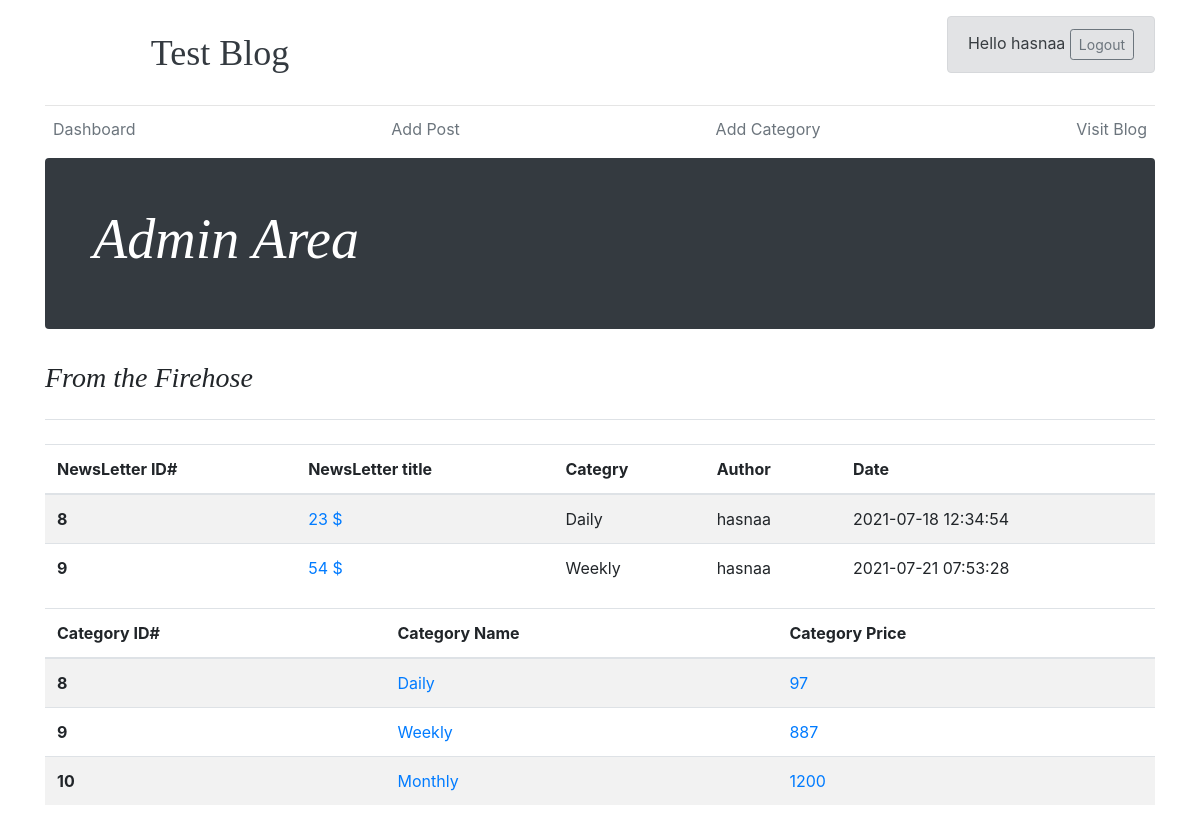
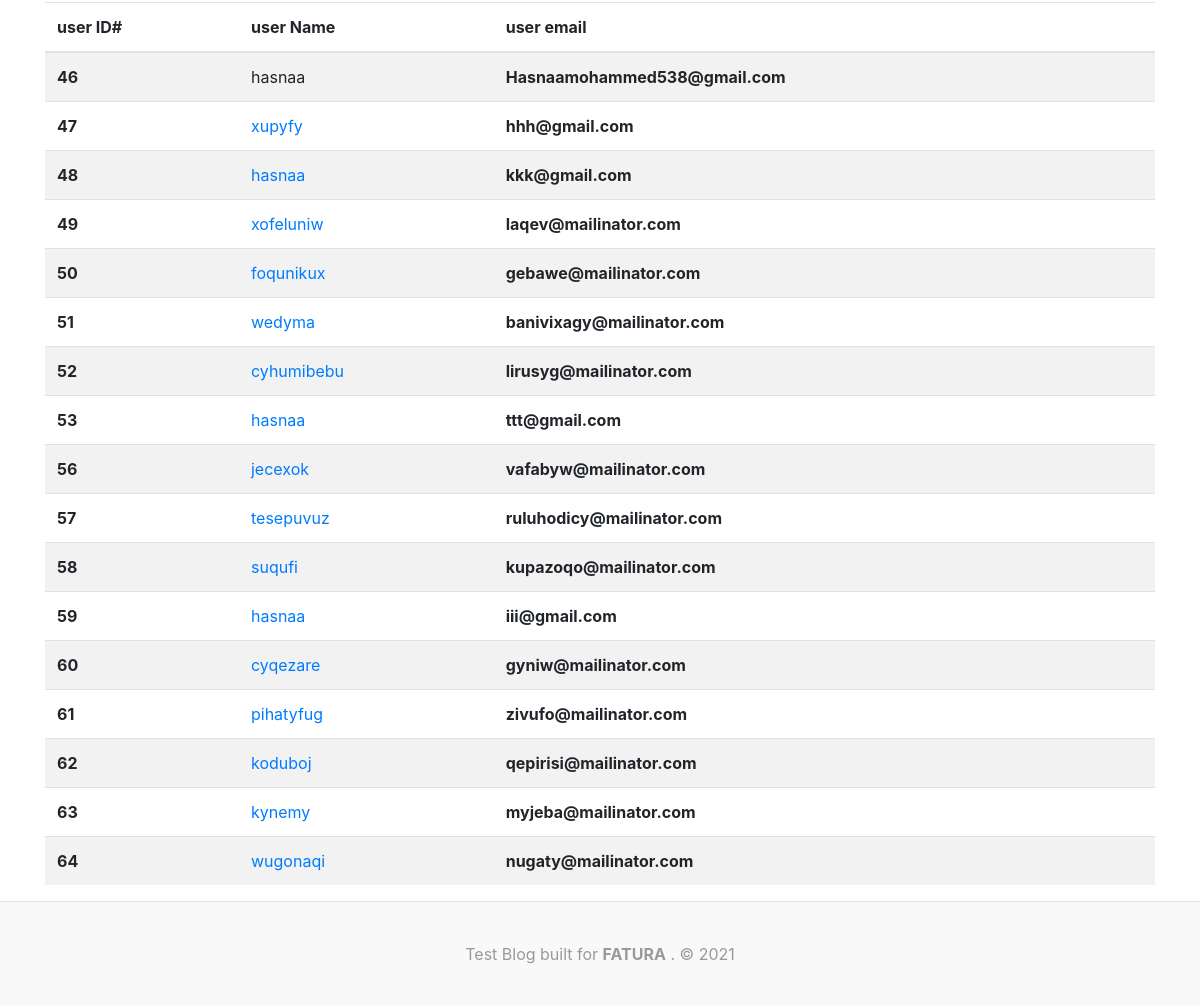
The page /admin/index.php (signed in) on the database its author committed (2 pictures, top to bottom).
### tables this page shows
CREATE TABLE `posts` (
  `id` int(11) NOT NULL,
  `category_id` int(11) NOT NULL,
  `title` varchar(255) NOT NULL,
  `body` text NOT NULL,
  `user_id` varchar(255) NOT NULL,
  `date` timestamp NOT NULL DEFAULT current_timestamp()
);

CREATE TABLE `category` (
  `id` int(11) NOT NULL,
  `name` varchar(255) NOT NULL,
  `price` int(11) NOT NULL DEFAULT 0
);

CREATE TABLE `users` (
  `id` int(11) NOT NULL,
  `username` varchar(255) NOT NULL,
  `email` text NOT NULL,
  `password` varchar(255) NOT NULL,
  `role` varchar(255) NOT NULL,
  `d` int(11) NOT NULL DEFAULT 0,
  `w` int(11) NOT NULL DEFAULT 0,
  `m` int(11) NOT NULL DEFAULT 0,
  `credit` int(11) NOT NULL DEFAULT 0,
  `cash` int(11) NOT NULL DEFAULT 0,
  `credit_name` text NOT NULL,
  `address` text NOT NULL
);

### library/connection.php (called while the page is built, shortened)
<?php
class Database
{
    public $host = DB_HOST;
    public $user = DB_USER;
    public $password = DB_PASS;
    public $db_name = DB_NAME;
    public $link;
    private function connect()
    {
        $this->link = new mysqli($this->host, $this->user, $this->password, $this->db_name);
    }
    public function select($query)
    {
        $result = $this->link->query($query) or die($this->link->error . __LINE__);
        if ($result->num_rows > 0) {
            return $result;
        } else {
            return false;
        }
    }
}

### admin/index.php (the view, shortened to what this page needs)
<?php
if (isset($_SESSION['role']) && $_SESSION['role'] == 'admin') :
?>
    <?php
    $name = $_SESSION['name'];
    require('include/header.php');
    $query = "SELECT * FROM posts";
    $posts = $db->select($query);
    $query = "SELECT * FROM category";
    $categories = $db->select($query);
    $query = "SELECT * FROM users";
    $users = $db->select($query);
    ?>
    <?php if($posts):?>
    <table class="table table-striped">
        <thead>
            <tr>
                <th scope="col">NewsLetter ID#</th>
                <th scope="col">NewsLetter title</th>
                <th scope="col">Categry</th>
                <th scope="col">Author</th>
                <th scope="col">Date</th>
            </tr>
        </thead>
        <tbody>
            <?php while ($row = $posts->fetch_assoc()) :
                $query = "SELECT * FROM users WHERE id=" . $row['user_id'];
                $user = $db->select($query)->fetch_assoc();
                $query = "SELECT * FROM category WHERE id=" . $row['category_id'];
                $category = $db->select($query)->fetch_assoc();
            ?>
                <tr>
                    <th scope="row"><?php echo $row['id']; ?></th>
                    <td><a href="edit_post.php?id=<?php echo $row['id']; ?>"><?php echo $row['title']; ?></a></td>
                    <td><?php echo $category['name']; ?></td>
                    <td><?php echo $user['username']; ?></td>
                    <td><?php echo $row['date']; ?></td>
                </tr>
            <?php endwhile; ?>
        </tbody>
    </table>
   <?php endif ?>
   <?php if($categories):?>
    <table class="table table-striped">
        <thead>
            <tr>
                <th scope="col">Category ID#</th>
                <th scope="col">Category Name</th>
                <th scope="col">Category Price</th>
            </tr>
        </thead>
        <tbody>
            <?php while ($row = $categories->fetch_assoc()) : ?>
                <tr>
                    <th scope="row"><?php echo $row['id']; ?></th>
                    <td><a href="edit_cat.php?id=<?php echo $row['id']; ?>"><?php echo $row['name']; ?></a></td>
                    <td><a href="edit_cat.php?id=<?php echo $row['id']; ?>"><?php echo $row['price']; ?></a></td>
                </tr>
            <?php endwhile; ?>
        </tbody>
    </table>
    <?php endif ?>
    <table class="table table-striped">
        <thead>
            <tr>
                <th scope="col">user ID#</th>
                <th scope="col">user Name</th>
                <th scope="col">user email</th>
            </tr>
        </thead>
        <tbody>
            <?php while ($row = $users->fetch_assoc()) : ?>
                <tr>
                    <th scope="row"><?php echo $row['id']; ?></th>
                    <td><?php if ($row['role'] == "user") : ?><a href="edit_user.php?id=<?php echo $row['id']; ?>"><?php endif; ?><?php echo $row['username']; ?><?php if ($row['role'] == "user") : ?></a><?php endif; ?></td>
                    <th scope="row"><?php echo $row['email']; ?></th>
                </tr>
            <?php endwhile; ?>
        </tbody>
    </table>
    <?php require('include/footer.php'); ?>
<?php else : ?>
    <div class="danger" style="background-color: darkred; color:aliceblue; width:200px; height:30px;"> <strong>You are not allowed</strong></div>
<?php endif ?>

### admin/include/header.php (shortened to what this page needs)
<?php
require('../library/connection.php');
$db = new Database();
?>
<!doctype html>
<html lang="en">
<html>
<head>
    <link href="../css/blog.css" rel="stylesheet">
    <link href="../css/bootstrap.min.css" rel="stylesheet">
    <link href="../css/bootstrap.css" rel="stylesheet">
</head>
<body>
    <div class="container">
        <header class="blog-header py-3">
            <div class="row flex-nowrap justify-content-between align-items-center">
                <div class="col-4 text-center">
                    <a class="blog-header-logo text-dark" href="index.php">Test Blog</a>
                </div>
                <div class="col-4 d-flex justify-content-end align-items-center">
                    <div class="alert alert-secondary">
                        Hello <?php echo $name; ?>
                        <a class="btn btn-sm btn-outline-secondary" href="logout.php">Logout</a>
                    </div>
                </div>
            </div>
        </header>
        <div class="nav-scroller py-1 mb-2">
            <nav class="nav d-flex justify-content-between">
                <a class="p-2 text-muted" href="index.php">Dashboard</a>
                <a class="p-2 text-muted" href="add_post.php">Add Post</a>
                <a class="p-2 text-muted" href="add_cat.php">Add Category</a>
                <a class="p-2 text-muted pull-right" href="http://localhost:8080/tesst">Visit Blog</a>
            </nav>
        </div>
        <div class="jumbotron p-4 p-md-5 text-white rounded bg-dark">
            <div class="col-md-6 px-0">
                <h1 class="display-4 font-italic">Admin Area</h1>
            </div>
        </div>
    </div>
    <main role="main" class="container">
        <div class="row">
            <div class="col-md-12 blog-main">
                <h3 class="pb-4 mb-4 font-italic border-bottom">
                    From the Firehose
                </h3>

### admin/include/footer.php
</div>
</div>
</main>
<footer class="blog-footer">
    <p>Test Blog built for <strong>FATURA</strong> . &copy 2021</p>
</footer>
</body>
</html>

### css/blog.css (style rules this page uses)
body { background: #eee; }
.container { width: 60%; margin: 0 auto; overflow: auto; }
.blog-header { line-height: 1; border-bottom: 1px solid #e5e5e5; }
.blog-header-logo { font-family: "Playfair Display", Georgia, "Times New Roman", serif; font-size: 2.25rem; }
h1, h2, h3, h4, h5, h6 { font-family: "Playfair Display", Georgia, "Times New Roman", serif; }
.display-4 { font-size: 2.5rem; }
@media (min-width: 768px) { .display-4 { font-size: 3rem; } }
.nav-scroller { position: relative; z-index: 2; height: 2.75rem; overflow-y: hidden; }
.nav-scroller .nav { display: -ms-flexbox; display: flex; -ms-flex-wrap: nowrap; flex-wrap: nowrap; padding-bottom: 1rem; margin-top: -1px; overflow-x: auto; text-align: center; white-space: nowrap; -webkit-overflow-scrolling: touch; }
.blog-footer { padding: 2.5rem 0; color: #999; text-align: center; background-color: #f9f9f9; border-top: .05rem solid #e5e5e5; }
.blog-footer p:last-child { margin-bottom: 0; }

### rows shown on the page
posts: id "8", title "23 $", category.name "Daily", users.username "hasnaa", date "2021-07-18 12:34:54"
posts: id "9", title "54 $", category.name "Weekly", users.username "hasnaa", date "2021-07-21 07:53:28"
category: id "8", name "Daily", price "97"
category: id "9", name "Weekly", price "887"
category: id "10", name "Monthly", price "1200"
users: id "46", username "hasnaa", email "Hasnaamohammed538@gmail.com"
users: id "47", username "xupyfy", email "hhh@gmail.com"
users: id "48", username "hasnaa", email "kkk@gmail.com"
users: id "49", username "xofeluniw", email "laqev@mailinator.com"
users: id "50", username "foqunikux", email "gebawe@mailinator.com"
users: id "51", username "wedyma", email "banivixagy@mailinator.com"
users: id "52", username "cyhumibebu", email "lirusyg@mailinator.com"
users: id "53", username "hasnaa", email "ttt@gmail.com"
users: id "56", username "jecexok", email "vafabyw@mailinator.com"
users: id "57", username "tesepuvuz", email "ruluhodicy@mailinator.com"
users: id "58", username "suqufi", email "kupazoqo@mailinator.com"
users: id "59", username "hasnaa", email "iii@gmail.com"
users: id "60", username "cyqezare", email "gyniw@mailinator.com"
users: id "61", username "pihatyfug", email "zivufo@mailinator.com"
users: id "62", username "koduboj", email "qepirisi@mailinator.com"
users: id "63", username "kynemy", email "myjeba@mailinator.com"
users: id "64", username "wugonaqi", email "nugaty@mailinator.com"

### other values the page prints
$name "hasnaa"
